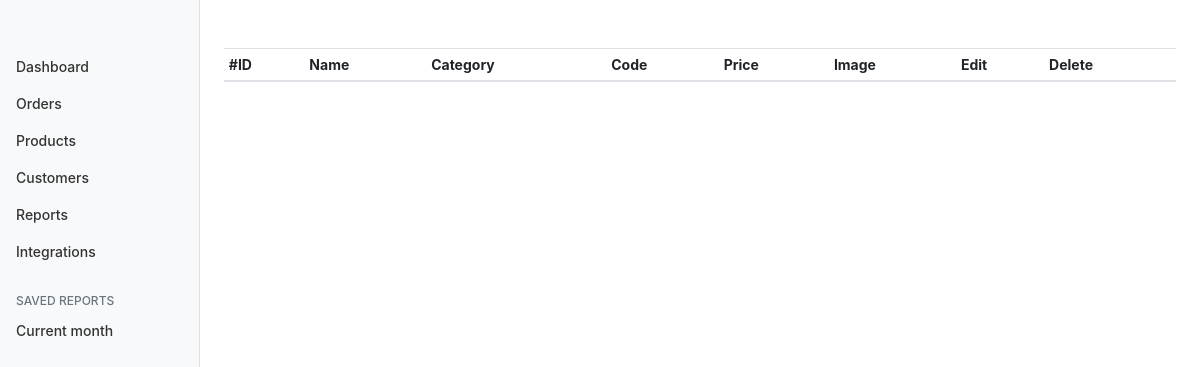
Before: /admin/pages/kids.php with the older database file.
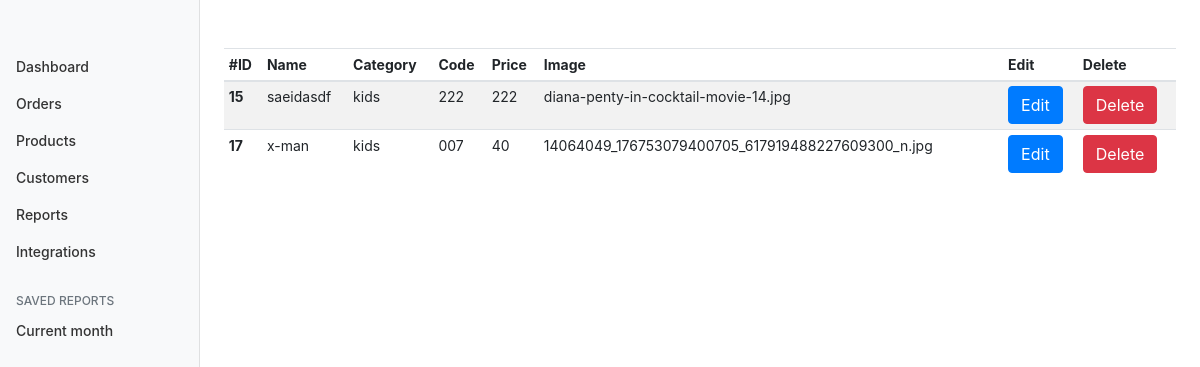
After: the same page with the newer database file.
### tables this page shows
CREATE TABLE `products` (
  `pid` int(250) NOT NULL,
  `p_name` varchar(250) NOT NULL,
  `p_code` varchar(250) NOT NULL,
  `p_category` varchar(250) NOT NULL,
  `p_price` varchar(250) NOT NULL,
  `p_img` varchar(250) NOT NULL
);

### admin/pages/kids.php (the view, shortened to what this page needs)
<!doctype html>
<html lang="en">
<head>
    <link rel="stylesheet" href="../../node_modules/bootstrap/dist/css/bootstrap.min.css">
</head>
<body>
    <div class="container-fluid">
        <div class="row">
            <nav class="col-md-2 d-none d-md-block bg-light sidebar text-white">
                <div class="sidebar-sticky">
                    <ul class="nav flex-column">
                        <li class="nav-item">
                            <a class="nav-link" href="gooogle.com">
                                Dashboard <span class="sr-only">(current)</span>
                            </a>
                        </li>
                        <li class="nav-item">
                            <a class="nav-link" href="#">
                                Orders
                            </a>
                        </li>
                        <li class="nav-item">
                            <a class="nav-link" href="#">
                                <i class="fe fe-heart"></i> Products
                            </a>
                        </li>
                        <li class="nav-item">
                            <a class="nav-link" href="#">
                                Customers
                            </a>
                        </li>
                        <li class="nav-item">
                            <a class="nav-link" href="#">
                                Reports
                            </a>
                        </li>
                        <li class="nav-item">
                            <a class="nav-link" href="#">
                                Integrations
                            </a>
                        </li>
                    </ul>
                    <h6 class="sidebar-heading d-flex justify-content-between align-items-center px-3 mt-4 mb-1 text-muted">
                        <span>Saved reports</span>
                    </h6>
                    <ul class="nav flex-column mb-2">
                        <li class="nav-item">
                            <a class="nav-link" href="#nav">
                                Current month
                            </a>
                        </li>
                    </ul>
                </div>
            </nav>
            <main role="main" class="col-md-9 ml-sm-auto col-lg-10 px-4">
                <div class="table-responsive">
                    <table class="table table-striped table-sm">
                        <thead>
                            <tr>
                                <th>#ID</th>
                                <th>Name</th>
                                <th>Category</th>
                                <th>Code</th>
                                <th>Price</th>
                                <th>Image</th>
                                <th>Edit</th>
                                <th>Delete</th>
                            </tr>
                        </thead>
                        <tbody>
                            <?php include('../inc/connection.php');
                            $product_data = mysqli_query($connect, "SELECT * FROM products WHERE p_category='Kids'");
                            while ($product_slice = mysqli_fetch_array($product_data)) :
                            ?>
                                <tr>
                                    <th scope="row"><?php echo $product_slice['pid']; ?></th>
                                    <td><?php echo $product_slice['p_name']; ?></td>
                                    <td><?php echo $product_slice['p_category']; ?></td>
                                    <td><?php echo $product_slice['p_code']; ?></td>
                                    <td><?php echo $product_slice['p_price']; ?></td>
                                    <td><?php echo $product_slice['p_img']; ?></td>
                                    <td>
                                        <a href='./editproduct.php?epid=<?php echo $product_slice['pid']; ?>' class="btn btn-primary">Edit</a>
                                    </td>
                                    <td>
                                    <a class="btn btn-danger" href='../inc/deleteproduct.php?id=<?php echo $product_slice['pid']; ?>'>Delete</a>
                                    </td>
                                </tr>
                            <?php endwhile; ?>
                        </tbody>
                    </table>
                </div>
            </main>
        </div>
    </div>
</body>
</html>

Changed rows visible on the page:
added products: pid "15", p_name "saeidasdf", p_category "kids", p_code "222", p_price "222", p_img "diana-penty-in-cocktail-movie-14.jpg"
added products: pid "17", p_name "x-man", p_category "kids", p_code "007", p_price "40", p_img "14064049_176753079400705_617919488227609300_n.jpg"
